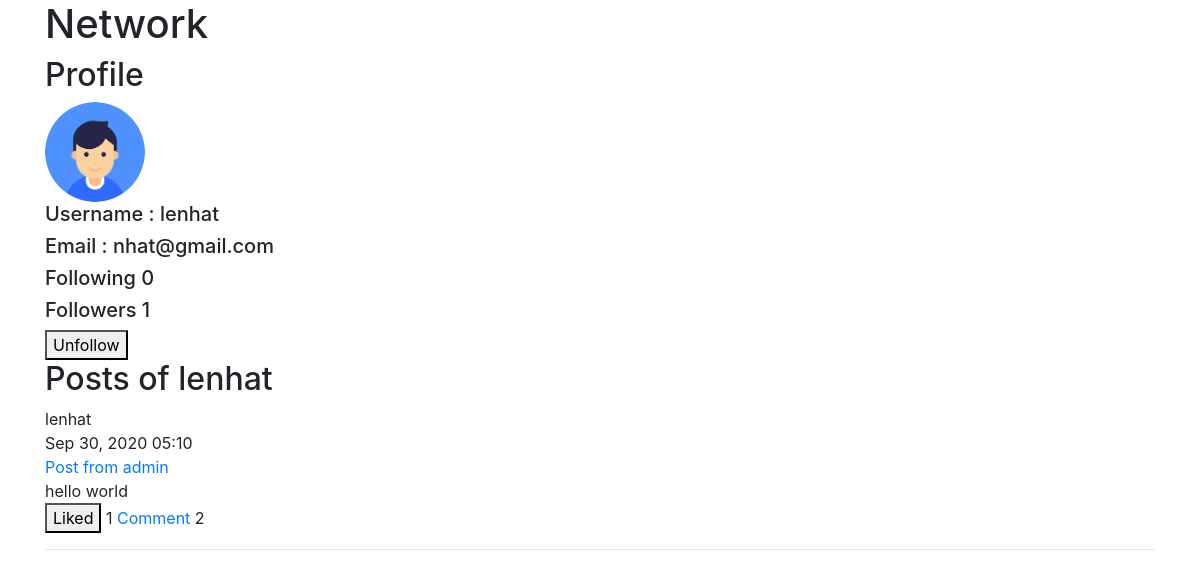
The app's page /author/lenhat/ (signed in) with its own data.
### users/models.py (models this page shows, shortened)
class Profile(models.Model):
    image = models.ImageField(default='default.jpg', upload_to='profile_pics/')
    user = models.OneToOneField(User, on_delete=models.CASCADE)
    following = models.ManyToManyField('self', related_name='followers',symmetrical=False, blank=True)

### posts/models.py (models this page shows, shortened)
class Post(models.Model):
    title = models.CharField(max_length=200)
    content = models.TextField()
    date_posted = models.DateTimeField(default=timezone.now)
    author = models.ForeignKey(User, on_delete=models.CASCADE)
    likes = models.ManyToManyField(User, related_name='interesting_posts', blank=True)
    comment_to = models.ForeignKey('self', related_name='comments', blank=True, null=True, on_delete=models.CASCADE)

### posts/views.py (the view)
# urls.py: path('author/<str:username>/', views.UserPostListView.as_view(), name='user-posts'),
class UserPostListView(LoginRequiredMixin, ListView):
    model = Post
    template_name = 'posts/user_posts.html'
    context_object_name = 'posts'
    def get_context_data(self):
        context = super().get_context_data()
        context['profile'] = get_object_or_404(User, username=self.kwargs['username']).profile
        return context
    def get_queryset(self):
        user = get_object_or_404(User, username=self.kwargs['username'])
        return Post.objects.filter(author=user, comment_to=None).order_by('-date_posted')

### posts/templates/posts/user_posts.html
{% extends 'users/layout.html' %}
{% load tz %}
{% block body %}
    <h2>Profile</h2>
    <img src="{{ profile.image.url }}" alt="" class='round-avatar'>
    <h5>Username : {{profile.user.username}}</h5>
    <h5>Email    : {{profile.user.email}}</h5>
    <h5>Following {{profile.following.count}}</h5>
    <h5>Followers <span id='followers'>{{profile.followers.count}}</span></h5>
    {% if user.is_authenticated and user != profile.user %}
    <button id='toggle-follow' data-username='{{profile.user.username}}'>
        {% if user.profile in profile.followers.all %}
            Unfollow
        {% else %}
            Follow
        {% endif %}
    </button>
    {% endif %}
    <h2>Posts of {{view.kwargs.username}}</h2>
    {% if posts %}
        {% for post in posts %}
        <div class="post" data-id='{{post.id}}'>
            {{ post.author.username }} <br>
            {{ post.date_posted|localtime|date:'M d, Y H:i'}} <br>
            <a href="{% url 'post-detail' post.id %}">{{ post.title }}</a> <br>
            {{ post.content }} <br>
            <button id='toggle-like'>
                {% if user in post.likes.all %}
                    Liked
                {% else %}
                    Like
                {% endif %}
            </button>
            <span id="number-likes">{{post.likes.count}}</span>
            <a href="{% url 'post-detail' post.id %}">Comment</a>
            <span id='number-comments'>{{post.comments.count}}</span>
        </div>
        <hr>
        {% endfor %}
    {% endif %}
{% endblock body %}

### users/static/users/main.css (style rules this page uses)
.round-avatar { width: 100px; height: 100px; border-radius: 50%; }

### records on screen
Profile: image (picture), user.username "lenhat", user.email "nhat@gmail.com", following.count "0", followers.count "1"
Post: author.username "lenhat", date_posted "Sep 30, 2020 05:10", title "Post from admin", content "hello world", shows "Liked", likes.count "1", comments.count "2"

### other values on screen
{{ view.kwargs.username }} "lenhat"
